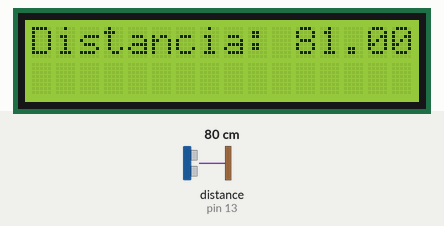
A sketch run on a simulated Arduino Uno, built with avr-gcc and run on an emulated ATmega328P. Parts: 16×2 character LCD. The test bench sets the inputs (shaded band); at power-on: distance to the obstacle (sensor on pin 13) 80 cm. The echo pulse lasts 58.3 µs per cm.

Above: at 1.2 s.
1.3 s: distance to the obstacle (sensor on pin 13) set to 2 cm
At 2.2 s:
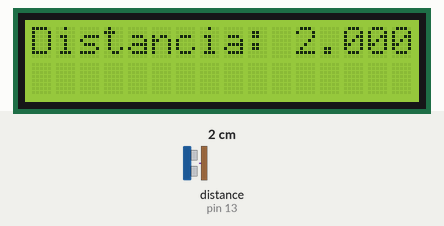
2.8 s: distance to the obstacle (sensor on pin 13) set to 4 cm
At 3.7 s:
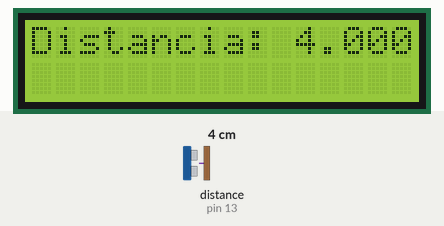
4.3 s: distance to the obstacle (sensor on pin 13) set to 9 cm
At 5.3 s:
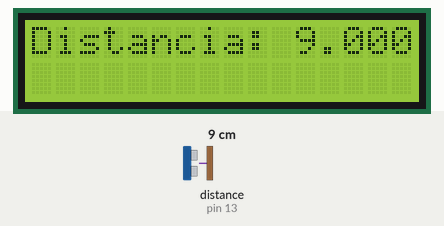
Timing chart, 0 to 7.3 s (numbered marks = the images above; inputs shaded):
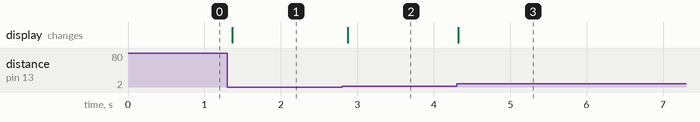

Measured:
- after the input at 1.3 s, the display: changes after 0.06 s (image 1)
- after the input at 2.8 s, the display: changes after 0.07 s (image 2)
- after the input at 4.3 s, the display: changes at once (image 3)

The sketch:

Ultrasonico.ino
```cpp
#include <Wire.h>
#include <LiquidCrystal_I2C.h>
#include <NewPing.h>

#define endereco  0x27
#define colunas   16
#define linhas    2
#define trigger  12
#define echo     13
#define distancia_max 200

NewPing sonar(trigger, echo, distancia_max);
LiquidCrystal_I2C lcd (endereco, colunas, linhas);

float distancia;

void setup() {

  Serial.begin(115200);

  lcd.init();
  lcd.backlight();
  lcd.clear();
}

void loop() {

     distancia=sonar.ping_cm();
     lcd.setCursor(0,0);
     lcd.print("Distancia: ");
     lcd.print(distancia);

    delay(50);

}
```
